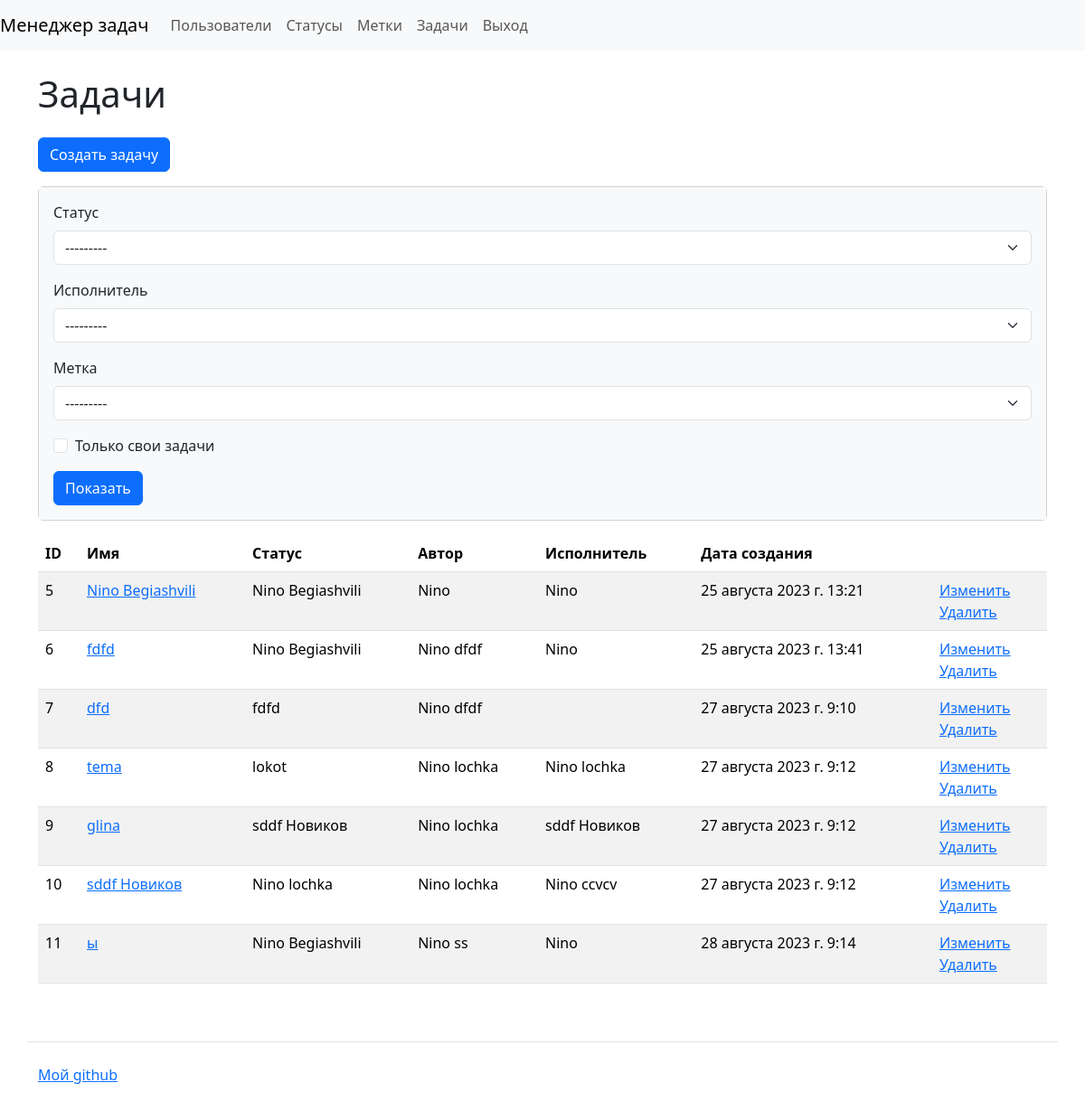
The page /tasks/ (signed in) on the database its author committed.
### tasks/models.py (models this page shows, shortened)
class Tasks(models.Model):
    name = models.CharField(max_length=100, unique=True, verbose_name=_("Name"))
    description = models.TextField(blank=True, verbose_name=_("Description"))
    created_at = models.DateTimeField(auto_now_add=True)
    status = models.ForeignKey(Statuses, on_delete=models.PROTECT, verbose_name=_("Status"))
    author = models.ForeignKey(CustomUser, on_delete=models.PROTECT)
    executor = models.ForeignKey(CustomUser, on_delete=models.PROTECT, verbose_name=_("Executor"),
                                 related_name='executor', null=True)
    labels = models.ManyToManyField(Labels, through='Relations', blank=True, verbose_name=_("Labels"))

### statuses/models.py (models this page shows)
class Statuses(models.Model):
    name = models.CharField(max_length=100, unique=True, verbose_name=_("Name"))
    created_at = models.DateTimeField(auto_now_add=True)
    def __str__(self):
        return self.name

### users/models.py (models this page shows)
class CustomUser(AbstractUser):
    def __str__(self):
        return self.get_full_name()

### tasks/views.py (the view)
# urls.py: path('', views.IndexView.as_view(), name='labels'),
class IndexView(CustomLoginRequiredMixin, FilterView):
    filterset_class = SearchFilter
    model = Tasks
    template_name = 'tasks/index.html'
    context_object_name = 'tasks'

### labels/models.py (called while the page is built)
    def __str__(self):
        return self.name

### templates/tasks/index.html (shortened to what this page needs)
{% extends "base.html" %}
{% load i18n %}
{% load django_bootstrap5 %}
{% block content %}
<h1 class="my-4">{% trans "Tasks" %}</h1>
    <a class="btn btn-primary mb-3" href="{% url 'create_task' %}">{% trans "Create a task" %}</a>
    <div class="card mb-3">
      <div class="card-body bg-light">
    <form class="form-inline center" method="get">
      <div class="mb-3">
        {% bootstrap_form filter.form %}
        </div>
        <input class="btn btn-primary" type="submit" value="{% trans 'Show' %}">
    </form>
    </div>
    </div>
    <table class="table table-striped">
      <thead>
        <tr>
          <th>ID</th>
          <th>{% trans 'Name' %}</th>
          <th>{% trans 'Status' %}</th>
          <th>{% trans 'Author' %}</th>
          <th>{% trans 'Executor' %}</th>
          <th>{% trans "Date of creation" %}</th>
          <th></th>
        </tr>
      </thead>
      <tbody>
        {% for task in tasks %}
          <tr>
            <td>{{task.pk}}</td>
            <td><a href="{% url 'task' task.pk %}">{{task.name}}</a></td>
            <td>{{task.status}}</td>
            <td>{{task.author.first_name}} {{task.author.last_name}}</td>
            <td>{{task.executor.first_name|default_if_none:''}} {{task.executor.last_name|default_if_none:''}}</td>
            <td>{{task.created_at}}</td>
            <td>
              <a href="{% url 'update_task' task.pk %}">{% trans "To change" %}</a>
              <br>
              <a href="{% url 'delete_task' task.pk %}">{% trans "Remove" %}</a>
            </td>
          </tr>
          {% endfor %}
          </tbody>
    </table>
{% endblock %}

### rows shown on the page
Tasks: pk "5", name "Nino Begiashvili", status "Nino Begiashvili", author.first_name "Nino", executor.first_name "Nino", created_at "25 августа 2023 г. 13:21"
Tasks: pk "6", name "fdfd", status "Nino Begiashvili", author.first_name "Nino", author.last_name "dfdf", executor.first_name "Nino", created_at "25 августа 2023 г. 13:41"
Tasks: pk "7", name "dfd", status "fdfd", author.first_name "Nino", author.last_name "dfdf", created_at "27 августа 2023 г. 9:10"
Tasks: pk "8", name "tema", status "lokot", author.first_name "Nino", author.last_name "lochka", executor.first_name "Nino", executor.last_name "lochka", created_at "27 августа 2023 г. 9:12"
Tasks: pk "9", name "glina", status "sddf Новиков", author.first_name "Nino", author.last_name "lochka", executor.first_name "sddf", executor.last_name "Новиков", created_at "27 августа 2023 г. 9:12"
Tasks: pk "10", name "sddf Новиков", status "Nino lochka", author.first_name "Nino", author.last_name "lochka", executor.first_name "Nino", executor.last_name "ccvcv", created_at "27 августа 2023 г. 9:12"
Tasks: pk "11", name "ы", status "Nino Begiashvili", author.first_name "Nino", author.last_name "ss", executor.first_name "Nino", created_at "28 августа 2023 г. 9:14"
